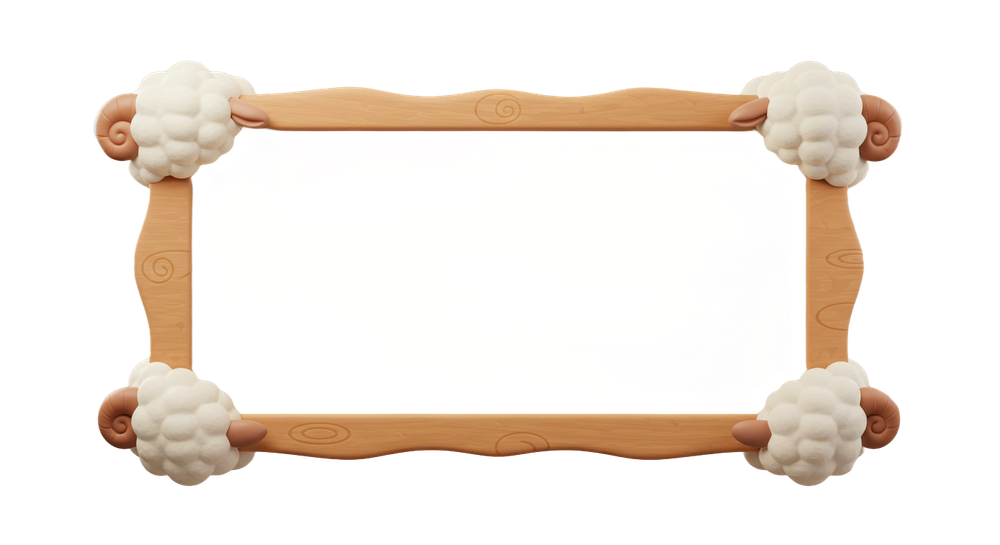
#> input picture assets/references/frame_reference.png, 1000 x 545 px, shrunk from 1408 x 768 before the run
$ python -i story_frame_alpha.py   (imports and definitions only)
#> lines starting #> are read from the running program, lines starting #| are printed output that depends on the picture
#> further down, picture is the input picture: PIL image 1000x545 RGBA; mean R, G, B, A 114.3, 102.7, 75.1, 52.2
"""Inspect actual alpha samples, without keying, erosion or geometry changes."""
from PIL import Image

def validate_native_frame_alpha(image):
    if image.mode not in {'RGBA', 'LA'} and 'transparency' not in image.info:
        raise ValueError('Frame has no actual alpha channel')
    rgba = image.convert('RGBA')
    alpha = rgba.getchannel('A')
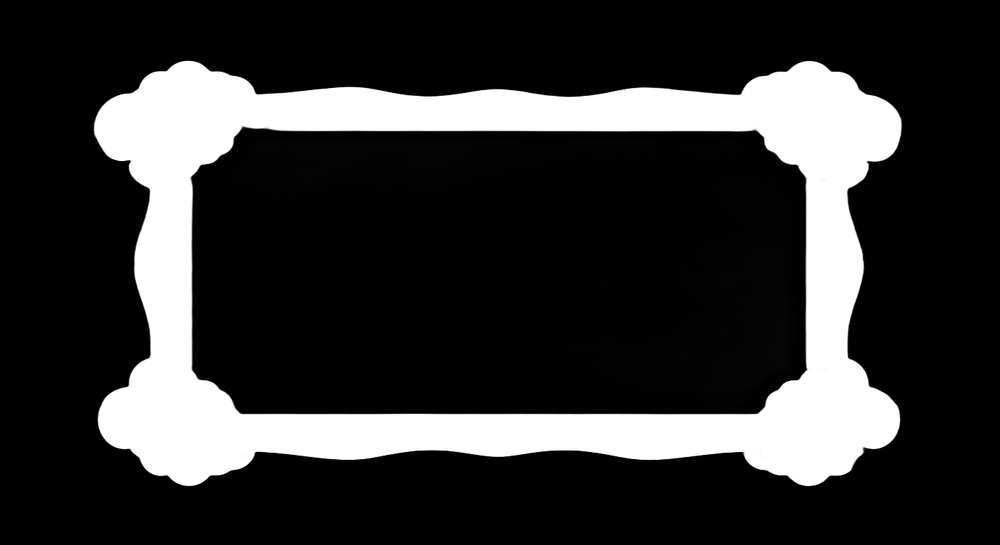
#> alpha: PIL image 1000x545 L; min 0, max 255, mean 52.2
    low, high = alpha.getextrema()
#> low = 0; high = 255
    if low != 0 or high == 0:
        raise ValueError('Frame must contain actual transparent and visible pixels')
    width, height = image.size
#> width = 1000; height = 545
    for point in ((0, 0), (width-1, 0), (0, height-1), (width-1,height-1), (width//2,height//2)):
        if alpha.getpixel(point) != 0:
            raise ValueError('Frame exterior and aperture must be actually transparent')
    # A central opening must be enclosed; transparent corners cannot connect to it.
    from PIL import ImageDraw
    mask = alpha.point(lambda a: 255 if a == 0 else 0)
    ImageDraw.floodfill(mask, (width//2, height//2), 128)
    if any(mask.getpixel(p) == 128 for p in ((0,0),(width-1,0),(0,height-1),(width-1,height-1))):
        raise ValueError('Frame transparent aperture is not enclosed')
    return {'actual_alpha': True, 'transparent_pixels': alpha.histogram()[0],
            'semitransparent_pixels': sum(alpha.histogram()[1:255]),
            'opaque_pixels': alpha.histogram()[255]}

>>> from PIL import Image
>>> picture = Image.open('assets/references/frame_reference.png')
#> (the run stopped early here; a loop or call above may not have finished)
